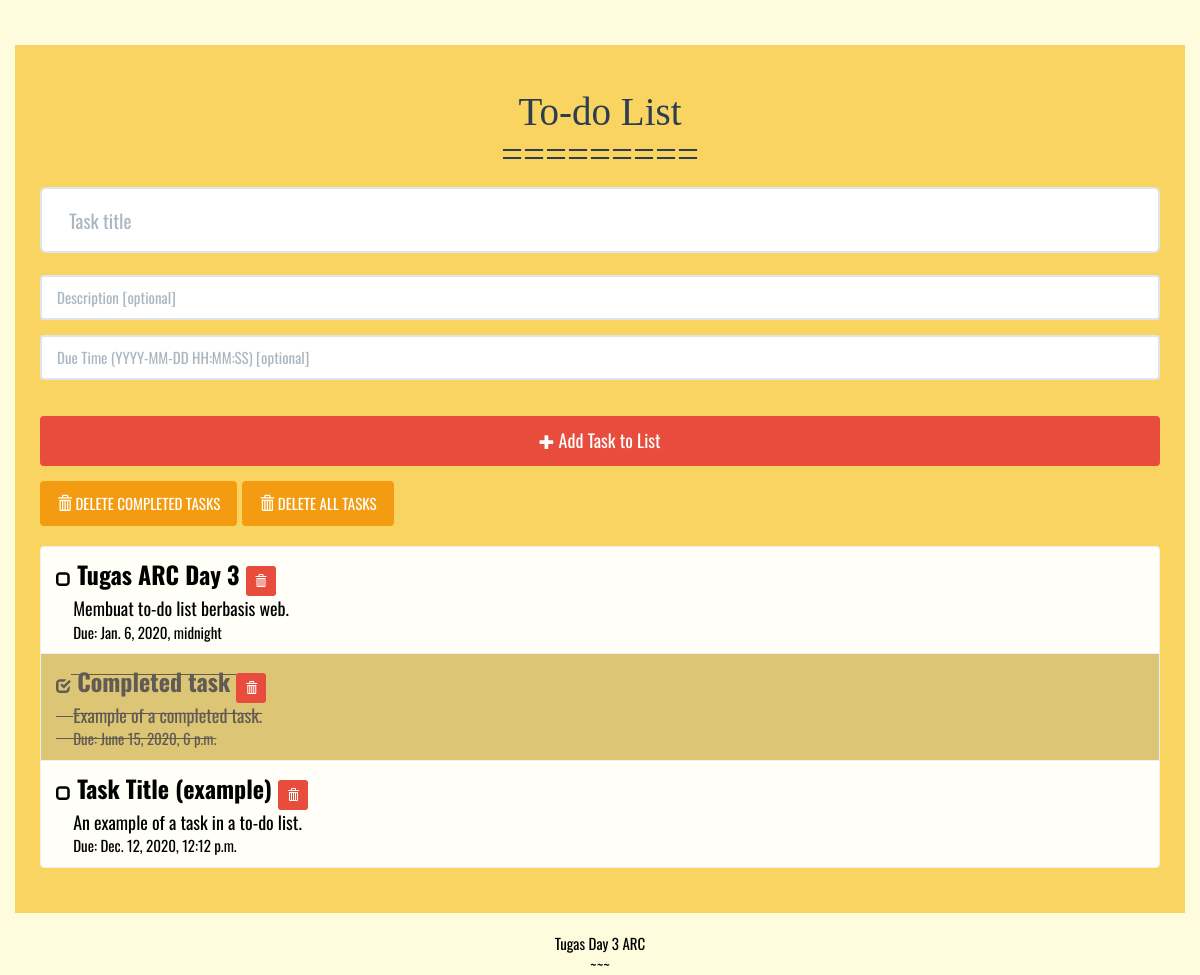
The page / on the database its author committed.
### todo/models.py (models this page shows, shortened)
class Todo(models.Model):
    text = models.CharField(max_length=50)
    desc = models.CharField(max_length=300, default="",blank=True,null=True)
    due = models.DateTimeField(blank=True,null=True)
    complete = models.BooleanField(default=False)

### todo/views.py (the view)
# urls.py: path('', views.index, name='index'),
def index(request):
    todo_list = Todo.objects.order_by('due')
    newtodoform = NewTodoForm()
    context = {'todo_list' : todo_list, 'form' : newtodoform}
    return render(request, 'todo/index.html', context)

### todo/forms.py
class NewTodoForm(forms.ModelForm):
    class Meta:
        model = Todo
        fields = ['text','desc','due']
        widgets = {
            'due' : forms.widgets.DateTimeInput(attrs={'class':'form-control','type': 'datetime', 'placeholder':'Due Time (YYYY-MM-DD HH:MM:SS) [optional]'}),
            'desc' : forms.TextInput(attrs={'class':'form-control','placeholder':'Description [optional]'}),
            'text' : forms.TextInput(attrs={'class' : 'form-control','placeholder' : 'Task title'}),
        }

### todo/templates/todo/index.html (shortened to what this page needs)
{% load static %}
<!DOCTYPE html>
<html lang="en">
	<head>
		<link rel="stylesheet" href="{% static 'todo/bs/css/flatly.min.css' %}"/>
		<link rel="stylesheet" href="{% static 'todo/styles.css' %}" />
	</head>
	<body>
		<div class="container" id="wrapper">
			<div class="row">
				<div class="col" id="content">
					<h1>To-do List<br>=========</h1>
					<form action="{% url 'add' %}" method="POST" role="form">
						<div class="form-group-lg">{{form.text}}<br></div>
						<div class="form-group">{{form.desc}}</div>
						<div class="form-group">{{form.due}}</div>
						<div class="form-group">
							<br><button type="submit" class="btn btn-danger btn-block" id="add-btn"><i class="glyphicon glyphicon-plus"></i><big> Add Task to List</big></button>
						</div>
					</form>
					<div class="row t10">
						<div class="col-lg-12">
							<div class="btn-toolbar">
								<div class="btn-group">
									<a href="{% url 'deletecomplete' %}"><button type="button" class="btn btn-warning">
										<i class="glyphicon glyphicon-trash"></i> DELETE COMPLETED TASKS
									</button></a>
								</div>
								<div class="btn-group">
									<a href="{% url 'deleteall' %}"><button type="button" class="btn btn-warning">
										<i class="glyphicon glyphicon-trash"></i> DELETE ALL TASKS
									</button></a>
								</div>
							</div>
						</div>
					</div>
					<ul class="list-group t20">
						{% for todo in todo_list %}
							{% if todo.complete %}
							<li class="list-group-item todo-completed"><a class="link2" href="{% url 'complete' todo.id %}"><i class="glyphicon glyphicon-check"></i></a><font size=5em><b> {{todo.text}} </b></font><a href="{% url 'deleteitem' todo.id %}"><button type="button" class="btn btn-danger btn-del btn-sm"><i class="glyphicon glyphicon-trash"></i></button></a><br>&nbsp;&nbsp;&nbsp;&nbsp;&nbsp;<font size=4em>{{todo.desc}}</font><br>&nbsp;&nbsp;&nbsp;&nbsp;&nbsp;Due: {{todo.due}}</li>
							{% else %}
							<li class="list-group-item"><a class="link1" href="{% url 'complete' todo.id %}"><i class="glyphicon glyphicon-unchecked"></i></a><font size=5em><b> {{todo.text}} </b></font><a href="{% url 'deleteitem' todo.id %}"><button type="button" class="btn btn-danger btn-del btn-sm"><i class="glyphicon glyphicon-trash"></i></button></a><br>&nbsp;&nbsp;&nbsp;&nbsp;&nbsp;<font size=4em>{{todo.desc}}</font><br>&nbsp;&nbsp;&nbsp;&nbsp;&nbsp;Due: {{todo.due}}</li>
							{% endif %}
						{% endfor %}
					</ul>
				</div>
			</div>
			<footer>
				<div class="row pad">
					<div class="col-lg-12 text-center">
						Tugas Day 3 ARC
						<br>~~~
					</div>
				</div>
			</footer>
		</div>
	</body>
</html>

### todo/static/todo/styles.css (style rules this page uses)
body { background: #fffcde; font-family: 'Oswald', 'Futura', sans-serif; }
#wrapper { margin-top: 3em !important; }
#content { background: #fad461; padding: 25px; }
#content > h1 { font-family: 'Lucida Console'; text-align: center; padding-top: 0; }
.t10 { margin-top: 10px; }
.t20 { margin-top: 20px; }
.todo-completed { text-decoration: line-through; color: #615b53 !important; background: rgba(149, 165, 166, .3) !important; }
footer { margin-top: 20px; color: black; }
.list-group-item { color: black; background: #fffff7; }
a, a:hover, a:focus { text-decoration: none; }
li { word-wrap: break-word; }
.btn-del { border: none !important; font-size: 0.8em; }
.link1 { color:black ; }
.link2 { color: #615b53; }

### rows shown on the page
Todo: text "Tugas ARC Day 3", desc "Membuat to-do list berbasis web.", due "Jan. 6, 2020, midnight"
Todo: text "Completed task", desc "Example of a completed task.", due "June 15, 2020, 6 p.m."
Todo: text "Task Title (example)", desc "An example of a task in a to-do list.", due "Dec. 12, 2020, 12:12 p.m."
